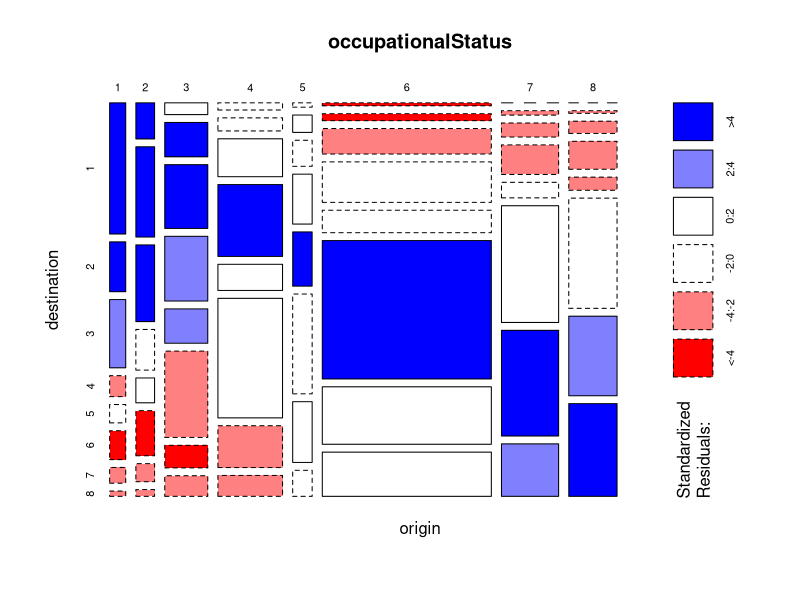
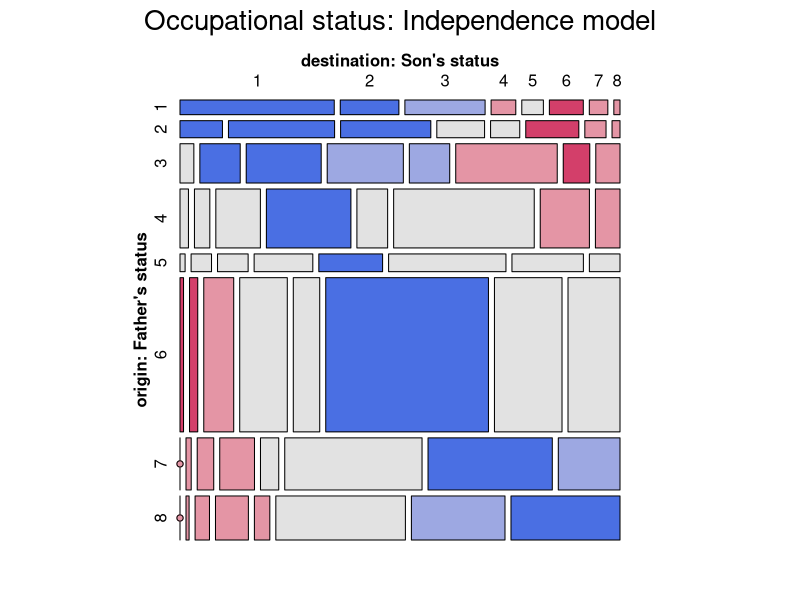
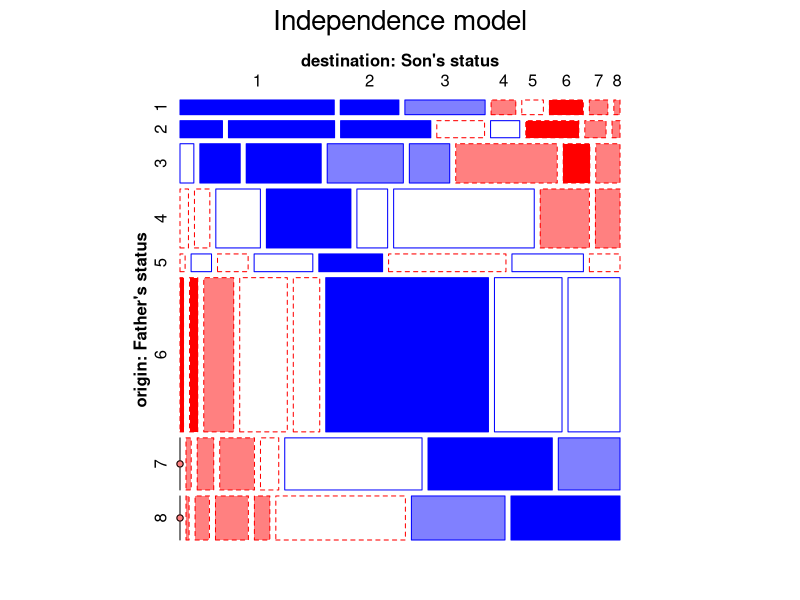
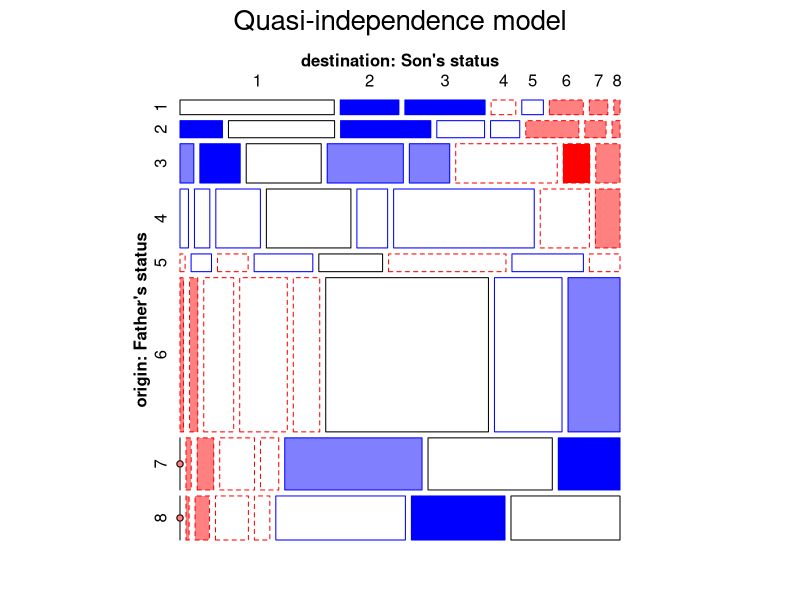
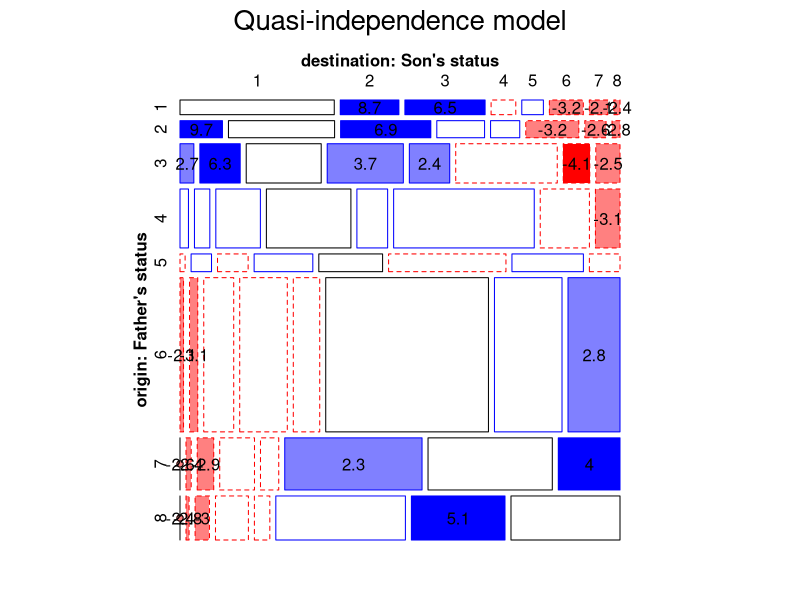
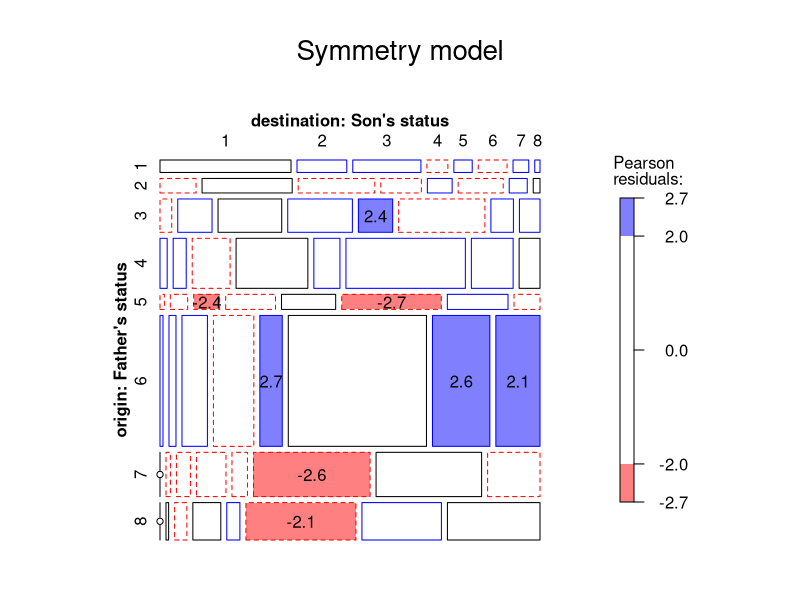
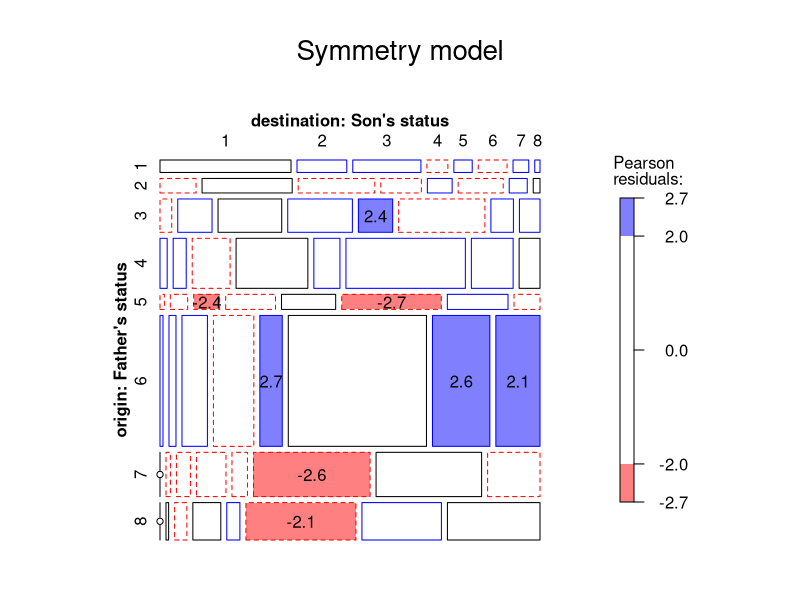
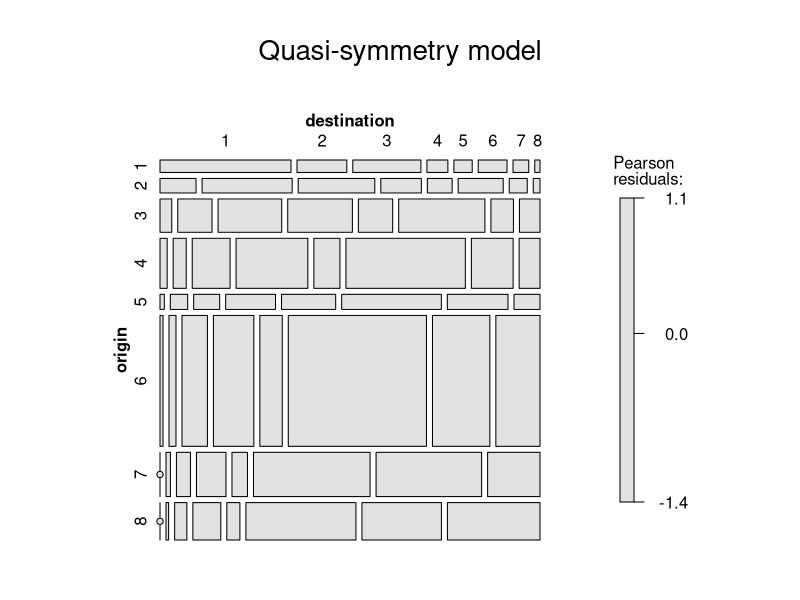

The R source for these figures, in order: (Note: this script raises an error after producing the figures.)
# Occupational status data from Goodman (1979) and Duncan (1979)
# Fit a variety of models.  Compare mosaic using expected= to mosaic.glm
# Occ status (1:8)-- professional, managerial, upper non-man, lower non-man,
#        ... unskilled

library(gnm)
library(vcdExtra)
data(occupationalStatus)
occupationalStatus

# graphics::mosaicplot is the default plot method for a table
plot(occupationalStatus, shade=TRUE)

# define long labels for use in mosaics
long.labels <- list(set_varnames = c(origin="origin: Father's status", 
                                     destination="destination: Son's status"))

mosaic(occupationalStatus, shade=TRUE, 
       main="Occupational status: Independence model", 
       labeling_args = long.labels, 
       legend=FALSE)

# the standard model of independence
indep.glm <- glm(Freq ~ origin + destination, 
                 family=poisson, 
                 data=occupationalStatus)

# the same mosaic, using the fitted model
mosaic(indep.glm, 
       main="Independence model",
       labeling_args = long.labels, 
       legend=FALSE, 
       gp=shading_Friendly)


# fit the model of quasi-independence, ignoring the diagonal cells
quasi.independence <-  gnm(Freq ~ origin + destination + Diag(origin,destination), 
                           family=poisson, data=occupationalStatus)
str(quasi.independence$data)
anova(quasi.independence)

## BUGLET (vcd): the diagonal cells should be considered 0 here--- outlined in black
mosaic(occupationalStatus, 
       expected=fitted(quasi.independence), 
       main="Quasi-independence model", 
       labeling_args = long.labels, 
       legend=FALSE, gp=shading_Friendly)


## using mosaic.gnm
 mosaic(quasi.independence, main="Quasi-independence model",
  labeling_args = long.labels, legend=FALSE, gp=shading_Friendly, labeling=labeling_residuals)


# symmetry model
symmetry <- glm(Freq ~ Symm(origin, destination), 
                family=poisson, 
                data=occupationalStatus)
mosaic(occupationalStatus, expected=fitted(symmetry), main="Symmetry model",
	gp=shading_Friendly, labeling=labeling_residuals, labeling_args = long.labels )

# using mosaic.glm --- OK
mosaic(symmetry, 
       main="Symmetry model", 
       gp=shading_Friendly, 
       labeling=labeling_residuals, 
       labeling_args = long.labels )

quasi.symm <- glm(Freq ~ origin + destination + Symm(origin, destination), 
                  family=poisson, 
                  data=occupationalStatus)
anova(quasi.symm)
mosaic(occupationalStatus, 
       expected=fitted(quasi.symm), 
       main="Quasi-symmetry model")

# model comparisons
anova(independence, quasi.independence, quasi.symm, test="Chisq")

# compare symmetry to quasi summetry
anova(symmetry, quasi.symm, test="Chisq")

# association models
# uniform association, aka linear x linear association
Rscore <- as.vector(row(occupationalStatus))
Cscore <- as.vector(col(occupationalStatus))

uniform <- gnm(Freq ~ origin + destination + Rscore:Cscore, 
               family=poisson, 
               data=occupationalStatus)

mosaic(uniform, 
       main="Uniform association model", 
       labeling_args = long.labels, 
       legend=FALSE,
       gp=shading_Friendly, 
       labeling=labeling_residuals )

RChomog <- gnm(Freq ~ origin + destination + Diag(origin, destination) + 
                 MultHomog(origin, destination), 
               family=poisson, 
               data=occupationalStatus)

mosaic(RChomog, 
       main="RC homogeneous model", 
       labeling_args = long.labels, 
       legend=FALSE,
       gp=shading_Friendly, 
       labeling=labeling_residuals)

# RC1 - heterogeneous association
RC1 <- gnm(Freq ~ origin + destination + Diag(origin, destination) + 
             Mult(origin, destination),	
           family=poisson, 
           data=occupationalStatus)

mosaic(RC1, main="RC heterogeneous model", 
       labeling_args = long.labels, 
       legend=FALSE,
       gp=shading_Friendly, 
       labeling=labeling_residuals)
